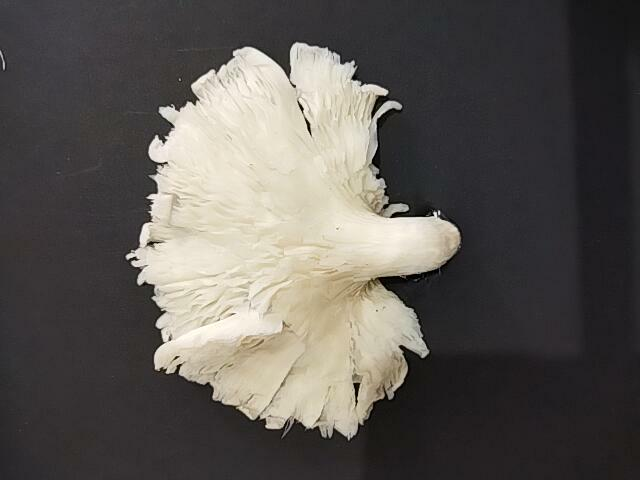
%> input picture Matlab/Deteksi Diameter/Ex1/data_uji/A1_12.4442 cm.jpg, 640 x 480 px
$ octave Diamter_withRegionPropsnCentroid.m   (GNU Octave 9; MATLAB toolbox functions it lacks are replaced by stand-ins)
%> lines starting %> are read from the running program, lines starting %| are printed output that depends on the picture; in (x1, y1, x2, y2) boxes, pixels count from 0 and x2, y2 are one past the last pixel; in counts of white or black regions, pixels touching at a corner belong together; the program's own positions count from 1
% Baca gambar dan ubah ke skala abu-abu
I = imread("data_uji\A1_12.4442 cm.jpg");
%> I is the input picture: size 480x640x3 uint8; mean R, G, B 92.5, 88.5, 84.1
I = rgb2gray(I);
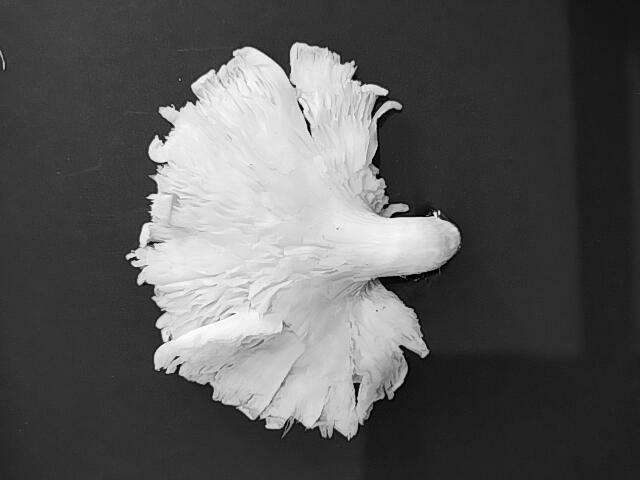
%> I: size 480x640 uint8; min 0, max 254, mean 89.2

% Hilangkan noise dengan median filter dan tingkatkan kontras dengan imadjust
I = medfilt2(I);
I = imadjust(I);
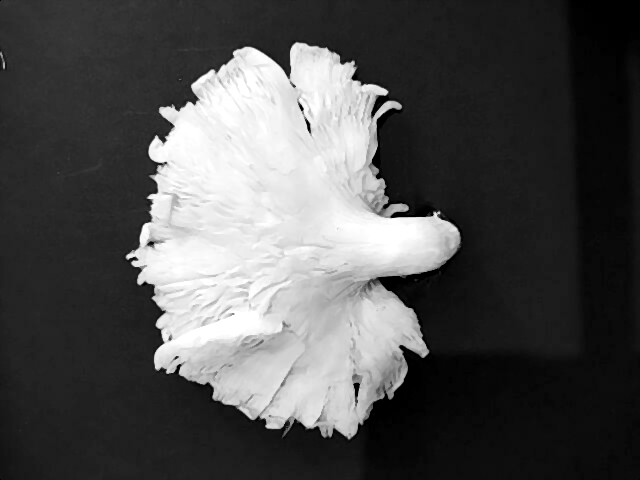
%> I: size 480x640 uint8; min 0, max 255, mean 79.7

% Terapkan thresholding dengan graythresh
level = graythresh(I);
%> level = 0.482
BW = imbinarize(I,level);
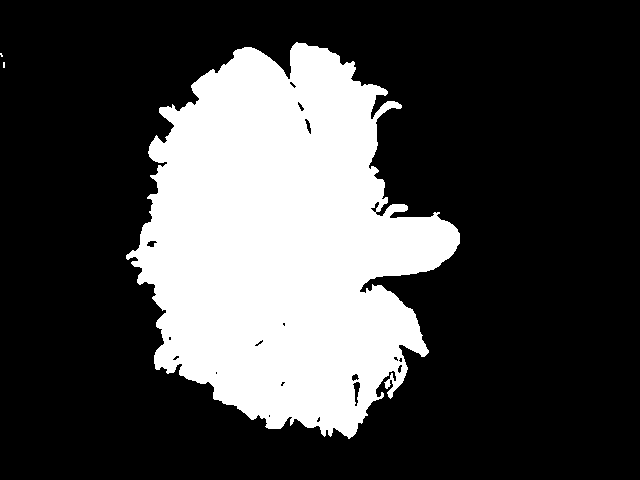
%> BW: size 480x640 logical; 27.3% white; 3 white regions (2 under 20 px), largest, box (x1, y1, x2, y2) and area: (126, 42, 460, 439) 83727
imshow(BW)

% Label setiap regio dengan bwlabel
[L, num] = bwlabel(BW);
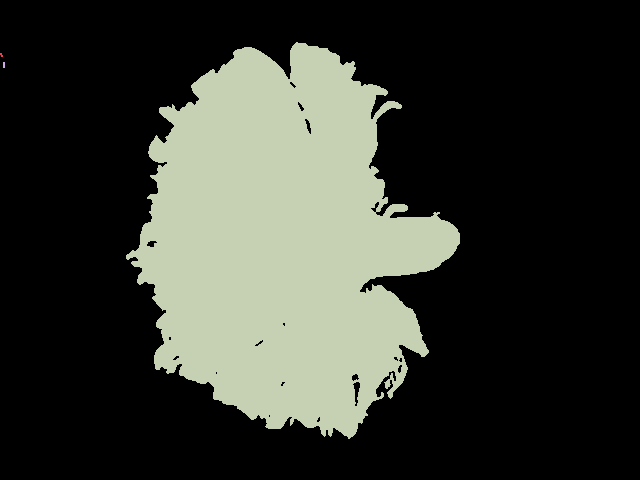
%> L: size 480x640 double; 4 distinct labels, from 0 to 3; one colour per label, 0 black
%> num = 3

% Ekstrak fitur diameter dengan regionprops
stats = regionprops(L, 'EquivDiameter', 'Centroid');
%> stats = 3 regions; Centroid and EquivDiameter: [2 55.5] 3.19, [4.5 65.5] 3.91, [283.5 243.4] 326.5

% Nilai resolusi gambar dalam pixel per centimeter
resolution = 3.90;

% Loop through each region and display diameter value
for idx = 1:1
    diameter = stats(idx).EquivDiameter;
    centroid = stats(idx).Centroid;
    diameter_cm = diameter * resolution;
    fprintf('Region %d: Diameter = %.2f cm, Centroid = (%.2f, %.2f)\n', idx, diameter_cm, centroid(1), centroid(2));
end
%> this loop made 1 pass
%> (diameter, centroid, diameter_cm) on pass 1: (3.19, [2 55.5], 12.45)
%| Region 1: Diameter = 12.45 cm, Centroid = (2.00, 55.50)

% Tampilkan gambar hasil segmentasi
figure, imshow(I);
hold on;
for idx = 1:1
    % Tampilkan centroid dari setiap regio
    plot(stats(idx).Centroid(1), stats(idx).Centroid(2), 'r*');
end
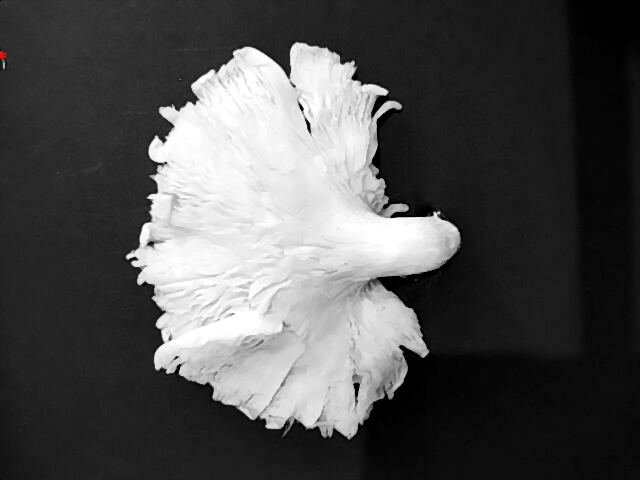
%> figure redrawn from the program's plot data
hold off;

$ run again, with Matlab/Deteksi Diameter/Ex1/data_uji/A2_10.4912 cm.jpg copied over Matlab/Deteksi Diameter/Ex1/data_uji/A1_12.4442 cm.jpg
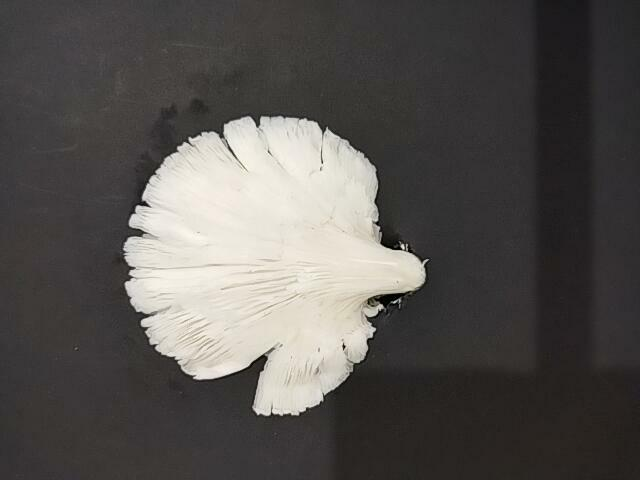
%> input picture Matlab/Deteksi Diameter/Ex1/data_uji/A2_10.4912 cm.jpg, 640 x 480 px
%> I is the input picture: size 480x640x3 uint8; mean R, G, B 86.3, 83.2, 80.4
%> level = 0.514
%> BW: size 480x640 logical; 19.4% white; 4 white regions (2 under 20 px), largest, box (x1, y1, x2, y2) and area: (123, 116, 428, 416) 59700, (401, 244, 408, 250) 20
%> `[L, num] = bwlabel(BW);`:
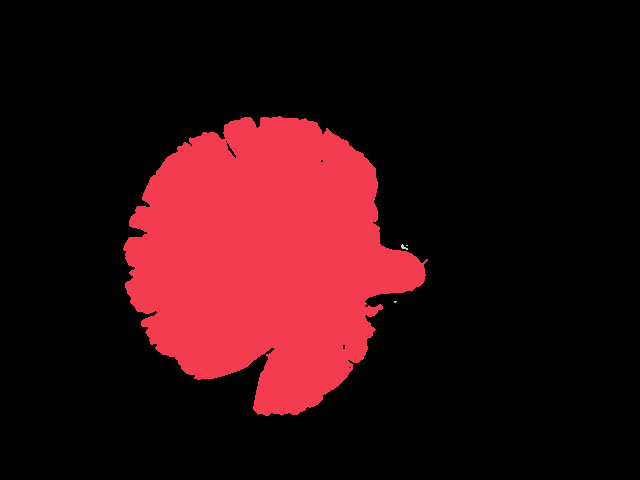
%> L: size 480x640 double; 5 distinct labels, from 0 to 4; one colour per label, 0 black
%> num = 4
%> stats = 4 regions; Centroid and EquivDiameter: [265.4 259.1] 275.7, [395.8 302.4] 2.52, [404.4 247.9] 5.05, [407.5 246] 1.6
%> the loop `for idx = 1:1` made 1 pass
%> (diameter, centroid, diameter_cm) on pass 1: (275.7, [265.4 259.1], 1075.2)
%> (printed output is left out)
%> after the loop `for idx = 1:1`:
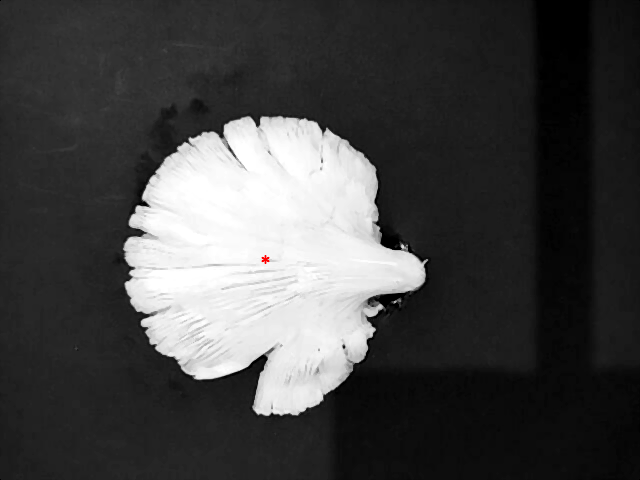
%> figure redrawn from the program's plot data

$ run again, with Matlab/Deteksi Diameter/Ex1/data_uji/A3_12.0644 cm.jpg copied over Matlab/Deteksi Diameter/Ex1/data_uji/A1_12.4442 cm.jpg
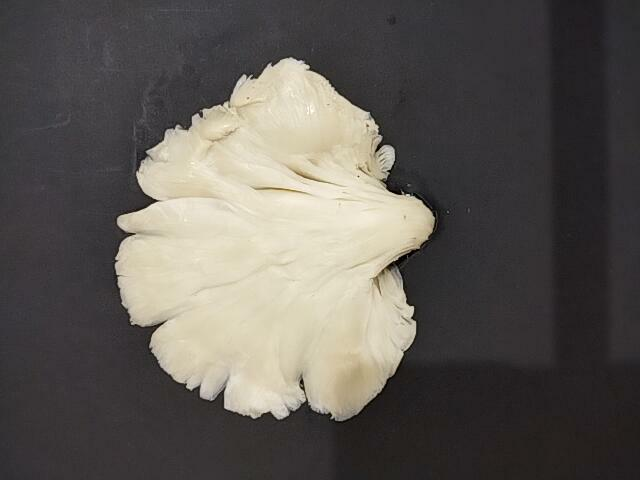
%> input picture Matlab/Deteksi Diameter/Ex1/data_uji/A3_12.0644 cm.jpg, 640 x 480 px
%> I is the input picture: size 480x640x3 uint8; mean R, G, B 94.6, 90.3, 85.2
%> level = 0.494
%> BW: size 480x640 logical; 26% white; 2 white regions (1 under 20 px), largest, box (x1, y1, x2, y2) and area: (115, 57, 434, 420) 79795
%> `[L, num] = bwlabel(BW);`:
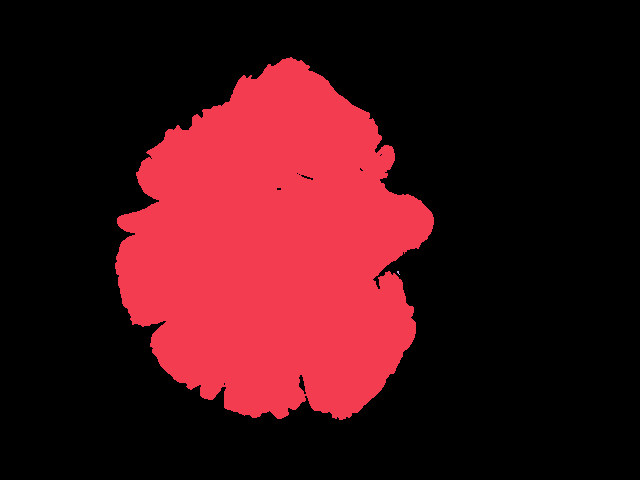
%> L: size 480x640 double; 3 distinct labels, from 0 to 2; one colour per label, 0 black
%> num = 2
%> stats = 2 regions; Centroid and EquivDiameter: [274.3 250.6] 318.7, [398.8 273.2] 2.76
%> the loop `for idx = 1:1` made 1 pass
%> (diameter, centroid, diameter_cm) on pass 1: (318.7, [274.3 250.6], 1243.1)
%> (printed output is left out)
%> after the loop `for idx = 1:1`:
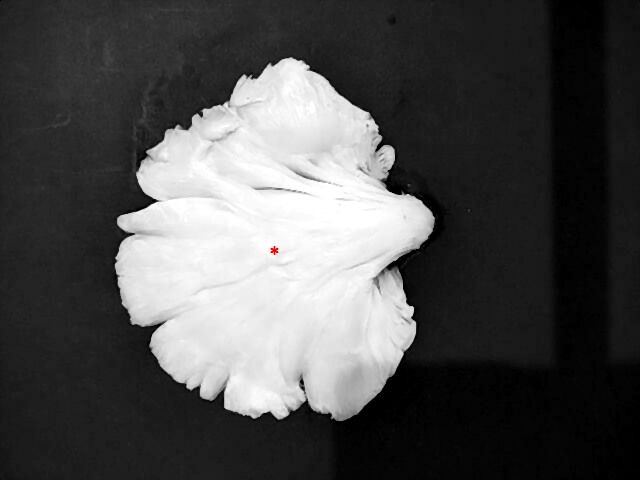
%> figure redrawn from the program's plot data
